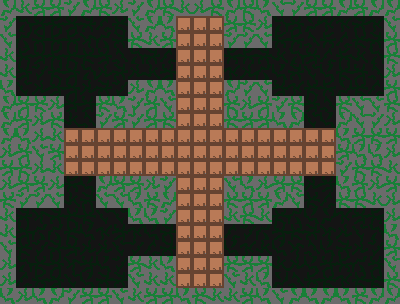

Below is a game level as drawn by its tile map, then a one-line description and the .tmx file that defines it, in full:
An orthogonal 25x19 tile map with 16x16 px tiles, 2 tile layers (floor, walls) and 11 objects (4x player, 3x scout, 2x brute, door, enemy).

<map version="1.10" tiledversion="1.11.2" orientation="orthogonal" renderorder="right-down" width="25" height="19" tilewidth="16" tileheight="16" infinite="0" nextlayerid="6" nextobjectid="12">
 <properties>
  <property name="coins" type="int" value="12" />
  <property name="name" value="The Crossroads" />
 </properties>
 <tileset firstgid="1" source="tiles.tsx" />
 <layer id="1" name="floor" width="25" height="19">
  <data encoding="csv">
1073741832,1073741832,1073741829,3221225477,3221225480,2147483656,1073741830,8,3221225480,3221225479,1073741830,6,8,2147483653,2147483653,7,2147483653,5,3221225480,1073741832,2147483653,2147483656,1073741832,3221225477,2147483656,
3221225478,1073741831,5,3221225477,5,1073741829,1073741832,2147483653,8,1073741830,1073741831,9,9,9,3221225477,2147483653,2147483655,1073741831,5,7,3221225478,3221225478,1073741829,3221225478,7,
7,3221225479,1073741829,3221225477,3221225477,1073741830,3221225479,1073741829,1073741829,3221225477,1073741830,9,9,9,1073741829,3221225477,1073741831,3221225477,3221225477,3221225480,3221225477,1073741832,2147483653,1073741829,1073741832,
2147483655,3221225477,5,3221225477,2147483653,2147483653,5,3221225480,1073741831,1073741829,1073741832,9,9,9,3221225477,3221225477,1073741829,2147483654,1073741831,5,1073741832,3221225477,2147483654,1073741831,1073741829,
3221225477,5,2147483656,2147483653,5,1073741831,6,1073741829,6,2147483654,5,9,9,9,3221225478,6,3221225479,2147483655,1073741829,8,2147483655,2147483653,5,3221225480,2147483656,
3221225477,8,6,5,5,6,1073741829,2147483656,3221225478,2147483653,7,9,9,9,3221225477,3221225480,2147483653,5,3221225478,2147483653,3221225477,7,2147483653,1073741832,8,
2147483654,1073741831,2147483653,1073741831,5,5,3221225480,3221225477,1073741830,3221225477,1073741829,9,9,9,3221225477,1073741832,3221225477,1073741830,7,5,3221225480,2147483654,1073741832,3221225477,1073741829,
1073741829,1073741829,3221225477,2147483653,2147483654,3221225480,1073741830,5,6,2147483654,8,9,9,9,1073741832,3221225477,1073741829,1073741830,5,8,2147483655,5,2147483653,3221225479,2147483653,
2147483653,3221225480,2147483654,3221225477,9,9,9,9,9,9,9,9,9,9,9,9,9,9,9,9,9,3221225477,2147483653,3221225477,5,
2147483656,3221225478,5,1073741830,9,9,9,9,9,9,9,9,9,9,9,9,9,9,9,9,9,5,2147483653,1073741829,2147483653,
3221225477,3221225477,2147483653,1073741829,9,9,9,9,9,9,9,9,9,9,9,9,9,9,9,9,9,2147483655,3221225477,2147483656,2147483655,
3221225480,1073741829,3221225477,5,3221225477,2147483655,1073741829,1073741832,2147483656,2147483653,2147483654,9,9,9,2147483656,7,5,3221225477,3221225477,6,5,3221225479,5,1073741832,3221225477,
6,1073741830,3221225479,3221225478,2147483654,1073741829,5,5,3221225479,8,1073741829,9,9,9,1073741829,7,3221225477,1073741829,2147483653,2147483653,1073741832,3221225477,1073741829,3221225477,5,
1073741829,1073741829,1073741830,1073741829,2147483653,2147483653,8,8,1073741829,1073741829,7,9,9,9,2147483656,1073741829,8,2147483653,3221225479,2147483655,7,3221225478,5,3221225477,1073741832,
3221225477,5,3221225479,3221225479,2147483653,2147483655,3221225478,5,3221225478,2147483655,1073741829,9,9,9,1073741832,2147483656,3221225479,5,2147483653,1073741829,1073741830,6,8,1073741831,5,
1073741831,2147483653,2147483656,1073741829,5,6,6,8,2147483656,1073741832,1073741829,9,9,9,2147483655,3221225478,2147483654,2147483655,1073741830,3221225480,2147483655,1073741829,6,2147483656,6,
3221225478,1073741831,2147483653,5,1073741830,5,2147483655,2147483656,1073741829,1073741829,1073741830,9,9,9,8,2147483653,5,2147483654,6,2147483655,5,3221225477,3221225479,5,2147483653,
2147483653,1073741832,3221225477,5,8,2147483655,1073741829,1073741829,1073741829,7,2147483655,9,9,9,7,3221225478,5,7,3221225480,3221225477,2147483653,3221225478,2147483653,2147483653,3221225477,
3221225477,2147483653,2147483653,2147483653,3221225477,6,3221225480,2147483656,1073741832,2147483655,3221225478,1073741829,6,7,5,3221225477,5,3221225477,2147483656,1073741829,8,2147483654,3221225479,1073741829,1073741832
</data>
 </layer>
 <layer id="2" name="walls" width="25" height="19">
  <data encoding="csv">
3,2147483650,1,1,2147483652,3,2147483649,2,2147483652,3,2147483649,2147483650,2,2147483649,3,2147483649,2147483651,4,2147483652,1,1,3,1,3,3,
2147483652,0,0,0,0,0,0,0,4,3,2147483651,0,0,0,1,2147483649,2,0,0,0,0,0,0,0,4,
4,0,0,0,0,0,0,0,2147483649,2147483650,1,0,0,0,2147483652,2147483652,4,0,0,0,0,0,0,0,1,
2147483650,0,0,0,0,0,0,0,0,0,0,0,0,0,0,0,0,0,0,0,0,0,0,0,2147483649,
2147483650,0,0,0,0,0,0,0,0,0,0,0,0,0,0,0,0,0,0,0,0,0,0,0,2,
2147483651,0,0,0,0,0,0,0,2,3,2147483651,0,0,0,3,2147483652,4,0,0,0,0,0,0,0,1,
3,1,2147483649,2,0,0,2147483649,2147483651,2147483652,1,4,0,0,0,2147483649,2,1,2147483652,2147483649,0,0,2147483649,4,4,2147483649,
3,1,2,2147483649,0,0,2147483652,1,2147483652,1,2147483649,0,0,0,2147483649,1,1,2147483651,3,0,0,3,4,2147483652,2,
3,2147483651,2,2147483650,0,0,0,0,0,0,0,0,0,0,0,0,0,0,0,0,0,2147483651,1,2147483649,1,
2,1,4,1,0,0,0,0,0,0,0,0,0,0,0,0,0,0,0,0,0,1,2147483651,2147483651,2,
1,2147483649,2,2147483650,0,0,0,0,0,0,0,0,0,0,0,0,0,0,0,0,0,2147483652,2147483649,2147483649,2147483650,
2,1,1,2,0,0,3,1,1,2,2147483652,0,0,0,4,2147483651,2,1,2147483649,0,0,2147483651,1,2,1,
2147483649,2147483652,2147483652,4,0,0,4,4,2147483651,2147483649,3,0,0,0,2147483649,1,1,3,4,0,0,2147483649,2147483649,2147483650,2,
2147483650,0,0,0,0,0,0,0,2147483651,2147483651,2147483652,0,0,0,2147483650,2147483649,2147483650,0,0,0,0,0,0,0,2,
2147483650,0,0,0,0,0,0,0,0,0,0,0,0,0,0,0,0,0,0,0,0,0,0,0,2147483651,
4,0,0,0,0,0,0,0,0,0,0,0,0,0,0,0,0,0,0,0,0,0,0,0,1,
2,0,0,0,0,0,0,0,1,2147483650,2147483651,0,0,0,2147483649,1,1,0,0,0,0,0,0,0,4,
2,0,0,0,0,0,0,0,4,2147483650,2147483650,0,0,0,4,2147483650,2147483651,0,0,0,0,0,0,0,2147483649,
2147483651,2,2147483651,3,2147483652,1,1,4,2147483650,1,1,2147483651,2147483649,2147483650,2147483650,1,2147483651,4,3,2147483651,3,2147483651,2147483649,3,3
</data>
 </layer>
 <objectgroup id="3" name="doors">
  <object id="1" name="door" x="176" y="16" width="32" height="32">
   <properties>
    <property name="destination" value="level7" />
   </properties>
  </object>
 </objectgroup>
 <objectgroup id="4" name="spawn points">
  <object id="2" name="player" x="32" y="240">
   <point />
  </object>
  <object id="3" name="player" x="80" y="240">
   <point />
  </object>
  <object id="4" name="player" x="32" y="272">
   <point />
  </object>
  <object id="5" name="player" x="80" y="272">
   <point />
  </object>
  <object id="6" name="enemy" type="scout" x="48" y="48">
   <point />
  </object>
  <object id="7" name="enemy" x="352" y="48">
   <point />
  </object>
  <object id="8" name="enemy" type="brute" x="352" y="256">
   <point />
  </object>
 </objectgroup>
 <objectgroup id="5" name="enemies">
  <object id="9" name="knight" type="brute" x="192" y="144">
   <point />
  </object>
  <object id="10" name="knight" type="scout" x="336" y="48">
   <point />
  </object>
  <object id="11" name="knight" type="scout" x="336" y="256">
   <point />
  </object>
 </objectgroup>
</map>
